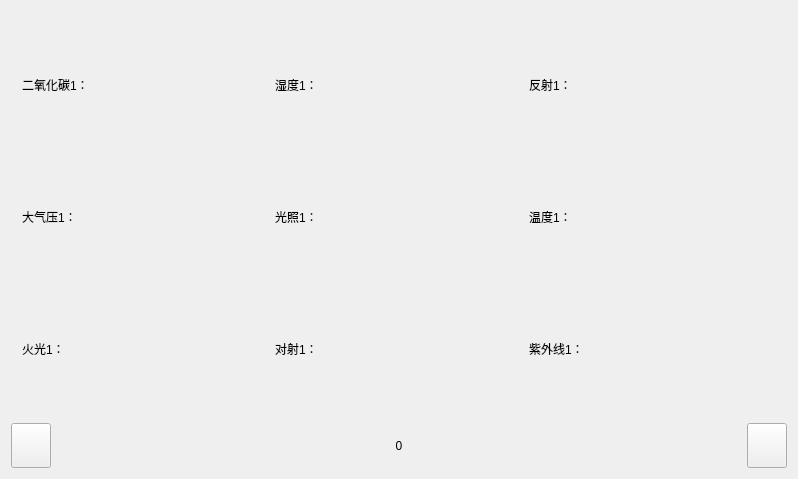
<?xml version="1.0" encoding="UTF-8"?>
<ui version="4.0">
 <class>MainPage</class>
 <widget class="QWidget" name="MainPage">
  <property name="geometry">
   <rect>
    <x>0</x>
    <y>0</y>
    <width>798</width>
    <height>479</height>
   </rect>
  </property>
  <property name="windowTitle">
   <string>MainPage</string>
  </property>
  <layout class="QGridLayout" name="gridLayout_2">
   <item row="0" column="0">
    <widget class="QWidget" name="widgetMain" native="true">
     <layout class="QVBoxLayout" name="verticalLayout">
      <property name="spacing">
       <number>0</number>
      </property>
      <property name="leftMargin">
       <number>0</number>
      </property>
      <property name="topMargin">
       <number>0</number>
      </property>
      <property name="rightMargin">
       <number>0</number>
      </property>
      <property name="bottomMargin">
       <number>0</number>
      </property>
      <item>
       <widget class="QStackedWidget" name="stackedWidget">
        <property name="sizePolicy">
         <sizepolicy hsizetype="Preferred" vsizetype="Preferred">
          <horstretch>0</horstretch>
          <verstretch>0</verstretch>
         </sizepolicy>
        </property>
        <property name="currentIndex">
         <number>1</number>
        </property>
        <widget class="QWidget" name="page">
         <layout class="QGridLayout" name="gridLayout">
          <property name="leftMargin">
           <number>20</number>
          </property>
          <property name="topMargin">
           <number>20</number>
          </property>
          <property name="rightMargin">
           <number>20</number>
          </property>
          <property name="bottomMargin">
           <number>20</number>
          </property>
          <property name="spacing">
           <number>15</number>
          </property>
          <item row="0" column="0">
           <widget class="QToolButton" name="btnShow">
            <property name="sizePolicy">
             <sizepolicy hsizetype="Expanding" vsizetype="Expanding">
              <horstretch>0</horstretch>
              <verstretch>0</verstretch>
             </sizepolicy>
            </property>
            <property name="styleSheet">
             <string notr="true"/>
            </property>
            <property name="text">
             <string/>
            </property>
            <property name="toolButtonStyle">
             <enum>Qt::ToolButtonTextUnderIcon</enum>
            </property>
           </widget>
          </item>
          <item row="0" column="1">
           <widget class="QToolButton" name="btnHeater">
            <property name="sizePolicy">
             <sizepolicy hsizetype="Expanding" vsizetype="Expanding">
              <horstretch>0</horstretch>
              <verstretch>0</verstretch>
             </sizepolicy>
            </property>
            <property name="styleSheet">
             <string notr="true"/>
            </property>
            <property name="text">
             <string/>
            </property>
            <property name="toolButtonStyle">
             <enum>Qt::ToolButtonTextUnderIcon</enum>
            </property>
           </widget>
          </item>
          <item row="0" column="2">
           <widget class="QToolButton" name="btnAirCon">
            <property name="sizePolicy">
             <sizepolicy hsizetype="Expanding" vsizetype="Expanding">
              <horstretch>0</horstretch>
              <verstretch>0</verstretch>
             </sizepolicy>
            </property>
            <property name="styleSheet">
             <string notr="true"/>
            </property>
            <property name="text">
             <string/>
            </property>
            <property name="toolButtonStyle">
             <enum>Qt::ToolButtonTextUnderIcon</enum>
            </property>
           </widget>
          </item>
          <item row="1" column="0">
           <widget class="QToolButton" name="btnLED">
            <property name="sizePolicy">
             <sizepolicy hsizetype="Expanding" vsizetype="Expanding">
              <horstretch>0</horstretch>
              <verstretch>0</verstretch>
             </sizepolicy>
            </property>
            <property name="styleSheet">
             <string notr="true"/>
            </property>
            <property name="text">
             <string/>
            </property>
            <property name="toolButtonStyle">
             <enum>Qt::ToolButtonTextUnderIcon</enum>
            </property>
           </widget>
          </item>
          <item row="1" column="1">
           <widget class="QToolButton" name="btnWindow">
            <property name="sizePolicy">
             <sizepolicy hsizetype="Expanding" vsizetype="Expanding">
              <horstretch>0</horstretch>
              <verstretch>0</verstretch>
             </sizepolicy>
            </property>
            <property name="styleSheet">
             <string notr="true"/>
            </property>
            <property name="text">
             <string/>
            </property>
            <property name="toolButtonStyle">
             <enum>Qt::ToolButtonTextUnderIcon</enum>
            </property>
           </widget>
          </item>
          <item row="1" column="2">
           <widget class="QToolButton" name="btnCancellation">
            <property name="sizePolicy">
             <sizepolicy hsizetype="Expanding" vsizetype="Expanding">
              <horstretch>0</horstretch>
              <verstretch>0</verstretch>
             </sizepolicy>
            </property>
            <property name="styleSheet">
             <string notr="true"/>
            </property>
            <property name="text">
             <string/>
            </property>
            <property name="toolButtonStyle">
             <enum>Qt::ToolButtonTextUnderIcon</enum>
            </property>
           </widget>
          </item>
         </layout>
        </widget>
        <widget class="QWidget" name="Show">
         <layout class="QGridLayout" name="gridLayout_3">
          <item row="0" column="0">
           <widget class="QLabel" name="label_2">
            <property name="text">
             <string>二氧化碳1：</string>
            </property>
           </widget>
          </item>
          <item row="0" column="1">
           <widget class="QLabel" name="label_13">
            <property name="text">
             <string/>
            </property>
           </widget>
          </item>
          <item row="0" column="2">
           <widget class="QLabel" name="label_7">
            <property name="text">
             <string>湿度1：</string>
            </property>
           </widget>
          </item>
          <item row="0" column="3">
           <widget class="QLabel" name="label_14">
            <property name="text">
             <string/>
            </property>
           </widget>
          </item>
          <item row="0" column="4">
           <widget class="QLabel" name="label_10">
            <property name="text">
             <string>反射1：</string>
            </property>
           </widget>
          </item>
          <item row="0" column="5">
           <widget class="QLabel" name="label_15">
            <property name="text">
             <string/>
            </property>
           </widget>
          </item>
          <item row="1" column="0">
           <widget class="QLabel" name="label_5">
            <property name="text">
             <string>大气压1：</string>
            </property>
           </widget>
          </item>
          <item row="1" column="1">
           <widget class="QLabel" name="label_16">
            <property name="text">
             <string/>
            </property>
           </widget>
          </item>
          <item row="1" column="2">
           <widget class="QLabel" name="label_8">
            <property name="text">
             <string>光照1：</string>
            </property>
           </widget>
          </item>
          <item row="1" column="3">
           <widget class="QLabel" name="label_17">
            <property name="text">
             <string/>
            </property>
           </widget>
          </item>
          <item row="1" column="4">
           <widget class="QLabel" name="label_11">
            <property name="text">
             <string>温度1：</string>
            </property>
           </widget>
          </item>
          <item row="1" column="5">
           <widget class="QLabel" name="label_18">
            <property name="text">
             <string/>
            </property>
           </widget>
          </item>
          <item row="2" column="0">
           <widget class="QLabel" name="label_6">
            <property name="text">
             <string>火光1：</string>
            </property>
           </widget>
          </item>
          <item row="2" column="1">
           <widget class="QLabel" name="label_19">
            <property name="text">
             <string/>
            </property>
           </widget>
          </item>
          <item row="2" column="2">
           <widget class="QLabel" name="label_9">
            <property name="text">
             <string>对射1：</string>
            </property>
           </widget>
          </item>
          <item row="2" column="3">
           <widget class="QLabel" name="label_20">
            <property name="text">
             <string/>
            </property>
           </widget>
          </item>
          <item row="2" column="4">
           <widget class="QLabel" name="label_12">
            <property name="text">
             <string>紫外线1：</string>
            </property>
           </widget>
          </item>
          <item row="2" column="5">
           <widget class="QLabel" name="label_21">
            <property name="text">
             <string/>
            </property>
           </widget>
          </item>
         </layout>
        </widget>
        <widget class="QWidget" name="Heater">
         <widget class="QCheckBox" name="heartBtn_2">
          <property name="geometry">
           <rect>
            <x>430</x>
            <y>50</y>
            <width>161</width>
            <height>31</height>
           </rect>
          </property>
          <property name="styleSheet">
           <string notr="true">QCheckBox::indicator:unchecked {
image: url(:/images/switch-off-icon.png);
}
QCheckBox::indicator:checked {
image: url(:/images/switch-on-icon.png);
}
</string>
          </property>
          <property name="text">
           <string>洗澡热水器开关</string>
          </property>
         </widget>
         <widget class="QCheckBox" name="heartBtn">
          <property name="geometry">
           <rect>
            <x>50</x>
            <y>50</y>
            <width>161</width>
            <height>31</height>
           </rect>
          </property>
          <property name="styleSheet">
           <string notr="true">QCheckBox::indicator:unchecked {
image: url(:/images/switch-off-icon.png);
}
QCheckBox::indicator:checked {
image: url(:/images/switch-on-icon.png);
}
</string>
          </property>
          <property name="text">
           <string>烧水热水器开关</string>
          </property>
         </widget>
         <widget class="QWidget" name="layoutWidget_2">
          <property name="geometry">
           <rect>
            <x>50</x>
            <y>120</y>
            <width>311</width>
            <height>131</height>
           </rect>
          </property>
          <layout class="QHBoxLayout" name="horizontalLayout_4" stretch="1,6">
           <item>
            <widget class="QLabel" name="label_3">
             <property name="text">
              <string>请输入热水器温度：</string>
             </property>
             <property name="alignment">
              <set>Qt::AlignLeading|Qt::AlignLeft|Qt::AlignTop</set>
             </property>
             <property name="margin">
              <number>10</number>
             </property>
            </widget>
           </item>
           <item>
            <layout class="QVBoxLayout" name="verticalLayout_6" stretch="0,0">
             <property name="spacing">
              <number>10</number>
             </property>
             <property name="sizeConstraint">
              <enum>QLayout::SetDefaultConstraint</enum>
             </property>
             <item>
              <widget class="QLineEdit" name="heartLineEdit_3">
               <property name="sizePolicy">
                <sizepolicy hsizetype="Expanding" vsizetype="Expanding">
                 <horstretch>0</horstretch>
                 <verstretch>4</verstretch>
                </sizepolicy>
               </property>
               <property name="font">
                <font>
                 <family>Agency FB</family>
                 <pointsize>20</pointsize>
                 <weight>50</weight>
                 <bold>false</bold>
                </font>
               </property>
               <property name="styleSheet">
                <string notr="true">background-color: transparent</string>
               </property>
              </widget>
             </item>
             <item>
              <widget class="QPushButton" name="heartPushButton_3">
               <property name="styleSheet">
                <string notr="true">background-color: transparent</string>
               </property>
               <property name="text">
                <string>确认</string>
               </property>
              </widget>
             </item>
            </layout>
           </item>
          </layout>
         </widget>
         <widget class="QWidget" name="layoutWidget_3">
          <property name="geometry">
           <rect>
            <x>430</x>
            <y>120</y>
            <width>311</width>
            <height>131</height>
           </rect>
          </property>
          <layout class="QHBoxLayout" name="horizontalLayout_6" stretch="1,6">
           <item>
            <widget class="QLabel" name="label_4">
             <property name="text">
              <string>请输入热水器温度：</string>
             </property>
             <property name="alignment">
              <set>Qt::AlignLeading|Qt::AlignLeft|Qt::AlignTop</set>
             </property>
             <property name="margin">
              <number>10</number>
             </property>
            </widget>
           </item>
           <item>
            <layout class="QVBoxLayout" name="verticalLayout_7" stretch="0,0">
             <property name="spacing">
              <number>10</number>
             </property>
             <property name="sizeConstraint">
              <enum>QLayout::SetDefaultConstraint</enum>
             </property>
             <item>
              <widget class="QLineEdit" name="heartLineEdit_4">
               <property name="sizePolicy">
                <sizepolicy hsizetype="Expanding" vsizetype="Expanding">
                 <horstretch>0</horstretch>
                 <verstretch>4</verstretch>
                </sizepolicy>
               </property>
               <property name="font">
                <font>
                 <family>Agency FB</family>
                 <pointsize>20</pointsize>
                </font>
               </property>
               <property name="styleSheet">
                <string notr="true">background-color: transparent</string>
               </property>
              </widget>
             </item>
             <item>
              <widget class="QPushButton" name="heartPushButton_4">
               <property name="styleSheet">
                <string notr="true">background-color: transparent</string>
               </property>
               <property name="text">
                <string>确认</string>
               </property>
              </widget>
             </item>
            </layout>
           </item>
          </layout>
         </widget>
         <widget class="QSlider" name="heaterlSlider">
          <property name="geometry">
           <rect>
            <x>50</x>
            <y>300</y>
            <width>311</width>
            <height>31</height>
           </rect>
          </property>
          <property name="orientation">
           <enum>Qt::Horizontal</enum>
          </property>
         </widget>
         <widget class="QSlider" name="heaterlSlider_2">
          <property name="geometry">
           <rect>
            <x>430</x>
            <y>300</y>
            <width>311</width>
            <height>31</height>
           </rect>
          </property>
          <property name="orientation">
           <enum>Qt::Horizontal</enum>
          </property>
         </widget>
        </widget>
        <widget class="QWidget" name="AirCon">
         <widget class="QLabel" name="label">
          <property name="geometry">
           <rect>
            <x>50</x>
            <y>40</y>
            <width>121</width>
            <height>41</height>
           </rect>
          </property>
          <property name="font">
           <font>
            <pointsize>15</pointsize>
           </font>
          </property>
          <property name="text">
           <string>空调1</string>
          </property>
          <property name="alignment">
           <set>Qt::AlignCenter</set>
          </property>
         </widget>
         <widget class="QCheckBox" name="airBtn">
          <property name="geometry">
           <rect>
            <x>200</x>
            <y>50</y>
            <width>161</width>
            <height>31</height>
           </rect>
          </property>
          <property name="styleSheet">
           <string notr="true">QCheckBox::indicator:unchecked {
image: url(:/images/switch-off-icon.png);
}
QCheckBox::indicator:checked {
image: url(:/images/switch-on-icon.png);
}
</string>
          </property>
          <property name="text">
           <string>空调开关</string>
          </property>
         </widget>
         <widget class="QPushButton" name="pushButton">
          <property name="geometry">
           <rect>
            <x>680</x>
            <y>330</y>
            <width>91</width>
            <height>31</height>
           </rect>
          </property>
          <property name="styleSheet">
           <string notr="true">background-color: transparent</string>
          </property>
          <property name="text">
           <string>确定</string>
          </property>
         </widget>
         <widget class="QWidget" name="layoutWidget">
          <property name="geometry">
           <rect>
            <x>30</x>
            <y>120</y>
            <width>741</width>
            <height>181</height>
           </rect>
          </property>
          <layout class="QHBoxLayout" name="horizontalLayout_8">
           <item>
            <widget class="QGroupBox" name="groupBox">
             <property name="title">
              <string>模式选择</string>
             </property>
             <widget class="QWidget" name="layoutWidget">
              <property name="geometry">
               <rect>
                <x>30</x>
                <y>50</y>
                <width>191</width>
                <height>41</height>
               </rect>
              </property>
              <layout class="QHBoxLayout" name="horizontalLayout_5" stretch="0,0">
               <property name="spacing">
                <number>6</number>
               </property>
               <item>
                <widget class="QComboBox" name="cbAirModel">
                 <property name="sizePolicy">
                  <sizepolicy hsizetype="Preferred" vsizetype="Expanding">
                   <horstretch>0</horstretch>
                   <verstretch>0</verstretch>
                  </sizepolicy>
                 </property>
                 <property name="styleSheet">
                  <string notr="true">background-color: transparent</string>
                 </property>
                 <item>
                  <property name="text">
                   <string>制热</string>
                  </property>
                 </item>
                 <item>
                  <property name="text">
                   <string>制冷</string>
                  </property>
                 </item>
                 <item>
                  <property name="text">
                   <string>除湿</string>
                  </property>
                 </item>
                 <item>
                  <property name="text">
                   <string>吹风</string>
                  </property>
                 </item>
                </widget>
               </item>
               <item>
                <widget class="QComboBox" name="cbAirFun">
                 <property name="sizePolicy">
                  <sizepolicy hsizetype="Preferred" vsizetype="Expanding">
                   <horstretch>0</horstretch>
                   <verstretch>0</verstretch>
                  </sizepolicy>
                 </property>
                 <property name="maximumSize">
                  <size>
                   <width>16777215</width>
                   <height>16777215</height>
                  </size>
                 </property>
                 <property name="styleSheet">
                  <string notr="true">background-color: transparent</string>
                 </property>
                 <property name="editable">
                  <bool>false</bool>
                 </property>
                 <item>
                  <property name="text">
                   <string>自动</string>
                  </property>
                 </item>
                 <item>
                  <property name="text">
                   <string>一</string>
                  </property>
                 </item>
                 <item>
                  <property name="text">
                   <string>二</string>
                  </property>
                 </item>
                 <item>
                  <property name="text">
                   <string>三</string>
                  </property>
                 </item>
                 <item>
                  <property name="text">
                   <string>四</string>
                  </property>
                 </item>
                 <item>
                  <property name="text">
                   <string>五</string>
                  </property>
                 </item>
                </widget>
               </item>
              </layout>
             </widget>
            </widget>
           </item>
           <item>
            <widget class="QGroupBox" name="groupBox_2">
             <property name="title">
              <string>温度调节</string>
             </property>
             <widget class="QWidget" name="layoutWidget_5">
              <property name="geometry">
               <rect>
                <x>40</x>
                <y>30</y>
                <width>171</width>
                <height>111</height>
               </rect>
              </property>
              <layout class="QHBoxLayout" name="horizontalLayout_7">
               <property name="spacing">
                <number>0</number>
               </property>
               <item>
                <widget class="QPushButton" name="btnAirSub">
                 <property name="sizePolicy">
                  <sizepolicy hsizetype="Minimum" vsizetype="Fixed">
                   <horstretch>100</horstretch>
                   <verstretch>0</verstretch>
                  </sizepolicy>
                 </property>
                 <property name="maximumSize">
                  <size>
                   <width>50</width>
                   <height>50</height>
                  </size>
                 </property>
                 <property name="font">
                  <font>
                   <family>Agency FB</family>
                   <pointsize>28</pointsize>
                   <weight>50</weight>
                   <bold>false</bold>
                  </font>
                 </property>
                 <property name="styleSheet">
                  <string notr="true">background-color: transparent</string>
                 </property>
                 <property name="text">
                  <string>-</string>
                 </property>
                </widget>
               </item>
               <item>
                <widget class="QPushButton" name="btnAirAdd">
                 <property name="sizePolicy">
                  <sizepolicy hsizetype="Minimum" vsizetype="MinimumExpanding">
                   <horstretch>0</horstretch>
                   <verstretch>0</verstretch>
                  </sizepolicy>
                 </property>
                 <property name="maximumSize">
                  <size>
                   <width>50</width>
                   <height>50</height>
                  </size>
                 </property>
                 <property name="font">
                  <font>
                   <family>Agency FB</family>
                   <pointsize>28</pointsize>
                   <weight>50</weight>
                   <bold>false</bold>
                  </font>
                 </property>
                 <property name="styleSheet">
                  <string notr="true">background-color: transparent</string>
                 </property>
                 <property name="text">
                  <string>+</string>
                 </property>
                </widget>
               </item>
              </layout>
             </widget>
            </widget>
           </item>
           <item>
            <widget class="QGroupBox" name="groupBox_3">
             <property name="title">
              <string>度数显示</string>
             </property>
             <widget class="QLCDNumber" name="lnTe">
              <property name="geometry">
               <rect>
                <x>50</x>
                <y>30</y>
                <width>131</width>
                <height>81</height>
               </rect>
              </property>
              <property name="lineWidth">
               <number>1</number>
              </property>
              <property name="digitCount">
               <number>2</number>
              </property>
             </widget>
            </widget>
           </item>
          </layout>
         </widget>
        </widget>
        <widget class="QWidget" name="LED">
         <widget class="QWidget" name="layoutWidget">
          <property name="geometry">
           <rect>
            <x>110</x>
            <y>70</y>
            <width>551</width>
            <height>281</height>
           </rect>
          </property>
          <layout class="QHBoxLayout" name="horizontalLayout_2">
           <item>
            <layout class="QVBoxLayout" name="verticalLayout_5">
             <item>
              <widget class="QCheckBox" name="ledBtn">
               <property name="styleSheet">
                <string notr="true">QCheckBox::indicator:unchecked {
image: url(:/images/switch-off-icon.png);
}
QCheckBox::indicator:checked {
image: url(:/images/switch-on-icon.png);
}
</string>
               </property>
               <property name="text">
                <string>LED1开关</string>
               </property>
              </widget>
             </item>
             <item>
              <widget class="QCheckBox" name="ledBtn_2">
               <property name="styleSheet">
                <string notr="true">QCheckBox::indicator:unchecked {
image: url(:/images/switch-off-icon.png);
}
QCheckBox::indicator:checked {
image: url(:/images/switch-on-icon.png);
}
</string>
               </property>
               <property name="text">
                <string>LED2开关</string>
               </property>
              </widget>
             </item>
             <item>
              <widget class="QCheckBox" name="ledBtn_3">
               <property name="styleSheet">
                <string notr="true">QCheckBox::indicator:unchecked {
image: url(:/images/switch-off-icon.png);
}
QCheckBox::indicator:checked {
image: url(:/images/switch-on-icon.png);
}
</string>
               </property>
               <property name="text">
                <string>LED3开关</string>
               </property>
              </widget>
             </item>
             <item>
              <widget class="QCheckBox" name="ledBtn_4">
               <property name="styleSheet">
                <string notr="true">QCheckBox::indicator:unchecked {
image: url(:/images/switch-off-icon.png);
}
QCheckBox::indicator:checked {
image: url(:/images/switch-on-icon.png);
}
</string>
               </property>
               <property name="text">
                <string>LED4开关</string>
               </property>
              </widget>
             </item>
            </layout>
           </item>
           <item>
            <layout class="QVBoxLayout" name="verticalLayout_2">
             <item>
              <widget class="QSlider" name="ledSlider">
               <property name="maximum">
                <number>255</number>
               </property>
               <property name="orientation">
                <enum>Qt::Horizontal</enum>
               </property>
              </widget>
             </item>
             <item>
              <widget class="QSlider" name="ledSlider_2">
               <property name="maximum">
                <number>255</number>
               </property>
               <property name="orientation">
                <enum>Qt::Horizontal</enum>
               </property>
              </widget>
             </item>
             <item>
              <widget class="QSlider" name="ledSlider_3">
               <property name="maximum">
                <number>255</number>
               </property>
               <property name="orientation">
                <enum>Qt::Horizontal</enum>
               </property>
              </widget>
             </item>
             <item>
              <widget class="QSlider" name="ledSlider_4">
               <property name="maximum">
                <number>255</number>
               </property>
               <property name="orientation">
                <enum>Qt::Horizontal</enum>
               </property>
              </widget>
             </item>
            </layout>
           </item>
          </layout>
         </widget>
        </widget>
        <widget class="QWidget" name="Window">
         <widget class="QWidget" name="layoutWidget_4">
          <property name="geometry">
           <rect>
            <x>110</x>
            <y>80</y>
            <width>561</width>
            <height>281</height>
           </rect>
          </property>
          <layout class="QHBoxLayout" name="horizontalLayout_3">
           <item>
            <layout class="QVBoxLayout" name="verticalLayout_8">
             <item>
              <widget class="QCheckBox" name="curtainsBtn">
               <property name="styleSheet">
                <string notr="true">QCheckBox::indicator:unchecked {
image: url(:/images/switch-off-icon.png);
}
QCheckBox::indicator:checked {
image: url(:/images/switch-on-icon.png);
}
</string>
               </property>
               <property name="text">
                <string>窗帘1开关</string>
               </property>
              </widget>
             </item>
             <item>
              <widget class="QCheckBox" name="curtainsBtn_2">
               <property name="styleSheet">
                <string notr="true">QCheckBox::indicator:unchecked {
image: url(:/images/switch-off-icon.png);
}
QCheckBox::indicator:checked {
image: url(:/images/switch-on-icon.png);
}
</string>
               </property>
               <property name="text">
                <string>窗帘2开关</string>
               </property>
              </widget>
             </item>
             <item>
              <widget class="QCheckBox" name="curtainsBtn_3">
               <property name="styleSheet">
                <string notr="true">QCheckBox::indicator:unchecked {
image: url(:/images/switch-off-icon.png);
}
QCheckBox::indicator:checked {
image: url(:/images/switch-on-icon.png);
}
</string>
               </property>
               <property name="text">
                <string>窗帘3开关</string>
               </property>
              </widget>
             </item>
             <item>
              <widget class="QCheckBox" name="curtainsBtn_4">
               <property name="styleSheet">
                <string notr="true">QCheckBox::indicator:unchecked {
image: url(:/images/switch-off-icon.png);
}
QCheckBox::indicator:checked {
image: url(:/images/switch-on-icon.png);
}
</string>
               </property>
               <property name="text">
                <string>窗帘4开关</string>
               </property>
              </widget>
             </item>
            </layout>
           </item>
           <item>
            <layout class="QVBoxLayout" name="verticalLayout_3">
             <item>
              <widget class="QSlider" name="curtainsSlider">
               <property name="maximum">
                <number>255</number>
               </property>
               <property name="orientation">
                <enum>Qt::Horizontal</enum>
               </property>
              </widget>
             </item>
             <item>
              <widget class="QSlider" name="curtainsSlider_2">
               <property name="maximum">
                <number>255</number>
               </property>
               <property name="orientation">
                <enum>Qt::Horizontal</enum>
               </property>
              </widget>
             </item>
             <item>
              <widget class="QSlider" name="curtainsSlider_3">
               <property name="maximum">
                <number>255</number>
               </property>
               <property name="orientation">
                <enum>Qt::Horizontal</enum>
               </property>
              </widget>
             </item>
             <item>
              <widget class="QSlider" name="curtainsSlider_4">
               <property name="maximum">
                <number>255</number>
               </property>
               <property name="orientation">
                <enum>Qt::Horizontal</enum>
               </property>
              </widget>
             </item>
            </layout>
           </item>
          </layout>
         </widget>
        </widget>
       </widget>
      </item>
      <item>
       <widget class="QWidget" name="widgetTop" native="true">
        <property name="sizePolicy">
         <sizepolicy hsizetype="Preferred" vsizetype="Preferred">
          <horstretch>0</horstretch>
          <verstretch>0</verstretch>
         </sizepolicy>
        </property>
        <property name="maximumSize">
         <size>
          <width>16777215</width>
          <height>45</height>
         </size>
        </property>
        <layout class="QHBoxLayout" name="horizontalLayout">
         <property name="leftMargin">
          <number>0</number>
         </property>
         <property name="topMargin">
          <number>0</number>
         </property>
         <property name="rightMargin">
          <number>0</number>
         </property>
         <property name="bottomMargin">
          <number>0</number>
         </property>
         <item>
          <widget class="QPushButton" name="btnReturn">
           <property name="sizePolicy">
            <sizepolicy hsizetype="Minimum" vsizetype="Expanding">
             <horstretch>0</horstretch>
             <verstretch>0</verstretch>
            </sizepolicy>
           </property>
           <property name="text">
            <string/>
           </property>
          </widget>
         </item>
         <item>
          <widget class="QLabel" name="labTitle">
           <property name="sizePolicy">
            <sizepolicy hsizetype="Expanding" vsizetype="Preferred">
             <horstretch>0</horstretch>
             <verstretch>0</verstretch>
            </sizepolicy>
           </property>
           <property name="text">
            <string>0</string>
           </property>
           <property name="alignment">
            <set>Qt::AlignCenter</set>
           </property>
          </widget>
         </item>
         <item>
          <widget class="QPushButton" name="btnMsg">
           <property name="sizePolicy">
            <sizepolicy hsizetype="Minimum" vsizetype="Expanding">
             <horstretch>0</horstretch>
             <verstretch>0</verstretch>
            </sizepolicy>
           </property>
           <property name="text">
            <string/>
           </property>
          </widget>
         </item>
        </layout>
       </widget>
      </item>
     </layout>
    </widget>
   </item>
  </layout>
 </widget>
 <layoutdefault spacing="6" margin="11"/>
 <resources/>
 <connections/>
</ui>
